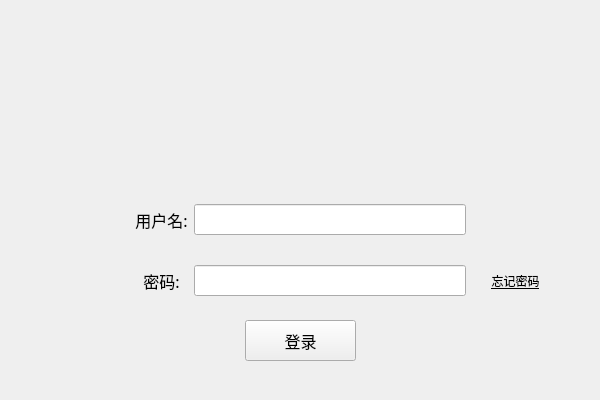
<?xml version="1.0" encoding="UTF-8"?>
<ui version="4.0">
 <class>welcomewindow</class>
 <widget class="QWidget" name="welcomewindow">
  <property name="geometry">
   <rect>
    <x>0</x>
    <y>0</y>
    <width>600</width>
    <height>400</height>
   </rect>
  </property>
  <property name="windowTitle">
   <string>Form</string>
  </property>
  <widget class="QWidget" name="widget" native="true">
   <property name="geometry">
    <rect>
     <x>135</x>
     <y>180</y>
     <width>331</width>
     <height>141</height>
    </rect>
   </property>
   <property name="font">
    <font>
     <family>等线</family>
     <pointsize>12</pointsize>
    </font>
   </property>
   <layout class="QGridLayout" name="gridLayout">
    <item row="0" column="0">
     <widget class="QLabel" name="label_2">
      <property name="text">
       <string>用户名:</string>
      </property>
      <property name="alignment">
       <set>Qt::AlignCenter</set>
      </property>
     </widget>
    </item>
    <item row="2" column="0">
     <widget class="QLabel" name="label_3">
      <property name="text">
       <string>密码:</string>
      </property>
      <property name="alignment">
       <set>Qt::AlignCenter</set>
      </property>
     </widget>
    </item>
    <item row="2" column="2">
     <widget class="QLineEdit" name="lineEdit_password">
      <property name="echoMode">
       <enum>QLineEdit::Password</enum>
      </property>
     </widget>
    </item>
    <item row="0" column="2">
     <widget class="QLineEdit" name="lineEdit_name">
      <property name="font">
       <font>
        <family>等线</family>
        <pointsize>12</pointsize>
       </font>
      </property>
      <property name="styleSheet">
       <string notr="true"/>
      </property>
     </widget>
    </item>
   </layout>
  </widget>
  <widget class="QPushButton" name="btnLogin">
   <property name="geometry">
    <rect>
     <x>245</x>
     <y>320</y>
     <width>111</width>
     <height>41</height>
    </rect>
   </property>
   <property name="font">
    <font>
     <family>等线</family>
     <pointsize>12</pointsize>
    </font>
   </property>
   <property name="text">
    <string>登录</string>
   </property>
  </widget>
  <widget class="QLabel" name="label">
   <property name="geometry">
    <rect>
     <x>250</x>
     <y>80</y>
     <width>100</width>
     <height>100</height>
    </rect>
   </property>
   <property name="text">
    <string/>
   </property>
   <property name="scaledContents">
    <bool>true</bool>
   </property>
  </widget>
  <widget class="QPushButton" name="btn_forgetPsword">
   <property name="geometry">
    <rect>
     <x>470</x>
     <y>260</y>
     <width>91</width>
     <height>41</height>
    </rect>
   </property>
   <property name="font">
    <font>
     <family>等线</family>
     <pointsize>9</pointsize>
     <weight>50</weight>
     <bold>false</bold>
     <underline>true</underline>
    </font>
   </property>
   <property name="text">
    <string>忘记密码</string>
   </property>
   <property name="flat">
    <bool>true</bool>
   </property>
  </widget>
 </widget>
 <tabstops>
  <tabstop>lineEdit_name</tabstop>
  <tabstop>lineEdit_password</tabstop>
  <tabstop>btnLogin</tabstop>
 </tabstops>
 <resources/>
 <connections/>
</ui>
